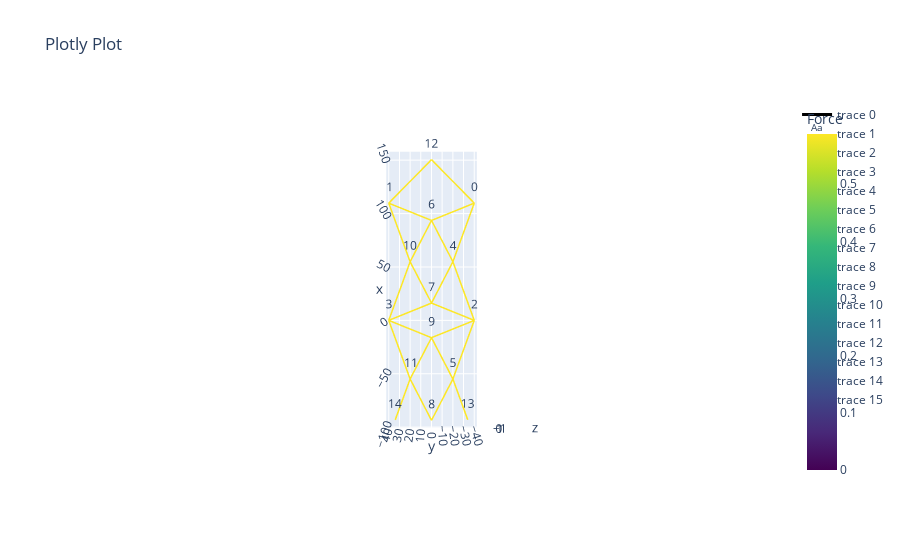

The code cell stored with this chart in its notebook:
### Code cell
copied_vertices = net.account_for_crossings()
net.net_plot(plot_type = 'projection', color = True,vlabels = True, elables=False)
net._set_leafs()

tikz_text = net.tikz_string(net.vertices_2d, net.edges, labels = True, rotate_label = rotate_angle, font_scale = font_scale)
with open("tikz_tensegrity1.tex", "w") as f:
    f.write("\n".join(tikz_text))

net.l0[net.leaf_edges] -= 2
copied_vertices, net.l0

### Figure 1 — Plotly figure (JSON) as saved in the notebook; plotly's stock layout.template omitted (floating-point values rounded to 4 significant figures)
{"data": [{"line": {"color": [0.5879, 0.5879, 0, 0.5879, 0.5879, 0, 0.5879, 0.5879, 0, 0.5879, 0.5879, 0, 0.5879, 0.5879, 0, 0.5879, 0.5879, 0, 0.5879, 0.5879, 0, 0.5879, 0.5879, 0, 0.5879, 0.5879, 0, 0.5879, 0.5879, 0, 0.5879, 0.5879, 0, 0.5879, 0.5879, 0, 0.5879, 0.5879, 0, 0.5879, 0.5879, 0, 0.5879, 0.5879, 0, 0.5879, 0.5879, 0, 0.5879, 0.5879, 0, 0.5879, 0.5879, 0, 0.5879, 0.5879, 0, 0.5879, 0.5879, 0, 0.5879, 0.5879, 0, 0.5879, 0.5879, 0, 0.5879, 0.5879, 0, 0.5879, 0.5879, 0], "colorbar": {"title": {"text": "Force"}}, "colorscale": [[0, "#440154"], [0.1111, "#482878"], [0.2222, "#3e4989"], [0.3333, "#31688e"], [0.4444, "#26828e"], [0.5556, "#1f9e89"], [0.6667, "#35b779"], [0.7778, "#6ece58"], [0.8889, "#b5de2b"], [1, "#fde725"]], "showscale": true, "width": 3}, "mode": "lines", "type": "scatter3d", "x": [93.48, 109.7, null, 109.7, 150.3, null, 109.7, 54.83, null, -93.03, -54.83, null, 0, 54.83, null, 0, -54.83, null, 0, 16.18, null, 0, -16.18, null, 54.83, 93.48, null, 54.83, 16.18, null, -54.83, -93.48, null, -54.83, -16.18, null, 109.7, 93.48, null, 93.48, 54.83, null, 109.7, 150.3, null, -93.48, -54.83, null, 16.18, 54.83, null, 0, 16.18, null, -16.18, -54.83, null, 0, -16.18, null, 109.7, 54.83, null, 0, 54.83, null, -93.03, -54.83, null, 0, -54.83, null], "y": [0, -40, null, -40, 0, null, -40, -20, null, -33.93, -20, null, -40, -20, null, -40, -20, null, -40, 0, null, -40, 0, null, -20, 0, null, -20, 0, null, -20, 0, null, -20, 0, null, 40, 0, null, 0, 20, null, 40, 0, null, 0, 20, null, 0, 20, null, 40, 0, null, 0, 20, null, 40, 0, null, 40, 20, null, 40, 20, null, 33.93, 20, null, 40, 20, null], "z": [0, 0, null, 0, 0, null, 0, 0, null, 0, 0, null, 0, 0, null, 0, 0, null, 0, 0, null, 0, 0, null, 0, 0, null, 0, 0, null, 0, 0, null, 0, 0, null, 0, 0, null, 0, 0, null, 0, 0, null, 0, 0, null, 0, 0, null, 0, 0, null, 0, 0, null, 0, 0, null, 0, 0, null, 0, 0, null, 0, 0, null, 0, 0, null]}, {"mode": "text", "text": ["0"], "type": "scatter3d", "x": [109.7], "y": [-40], "z": [0]}, {"mode": "text", "text": ["1"], "type": "scatter3d", "x": [109.7], "y": [40], "z": [0]}, {"mode": "text", "text": ["2"], "type": "scatter3d", "x": [0], "y": [-40], "z": [0]}, {"mode": "text", "text": ["3"], "type": "scatter3d", "x": [0], "y": [40], "z": [0]}, {"mode": "text", "text": ["4"], "type": "scatter3d", "x": [54.83], "y": [-20], "z": [0]}, {"mode": "text", "text": ["5"], "type": "scatter3d", "x": [-54.83], "y": [-20], "z": [0]}, {"mode": "text", "text": ["6"], "type": "scatter3d", "x": [93.48], "y": [0], "z": [0]}, {"mode": "text", "text": ["7"], "type": "scatter3d", "x": [16.18], "y": [0], "z": [0]}, {"mode": "text", "text": ["8"], "type": "scatter3d", "x": [-93.48], "y": [0], "z": [0]}, {"mode": "text", "text": ["9"], "type": "scatter3d", "x": [-16.18], "y": [0], "z": [0]}, {"mode": "text", "text": ["10"], "type": "scatter3d", "x": [54.83], "y": [20], "z": [0]}, {"mode": "text", "text": ["11"], "type": "scatter3d", "x": [-54.83], "y": [20], "z": [0]}, {"mode": "text", "text": ["12"], "type": "scatter3d", "x": [150.3], "y": [0], "z": [0]}, {"mode": "text", "text": ["13"], "type": "scatter3d", "x": [-93.03], "y": [-33.93], "z": [0]}, {"mode": "text", "text": ["14"], "type": "scatter3d", "x": [-93.03], "y": [33.93], "z": [0]}], "layout": {"scene": {"aspectmode": "data", "camera": {"eye": {"x": 0, "y": 0, "z": 15}}}, "title": {"text": "Plotly Plot"}}}
